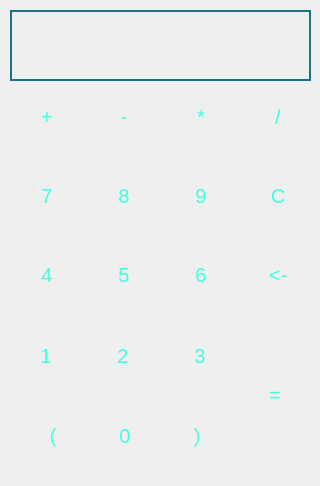
<?xml version="1.0" encoding="UTF-8"?>
<ui version="4.0">
 <class>Widget</class>
 <widget class="QWidget" name="Widget">
  <property name="geometry">
   <rect>
    <x>0</x>
    <y>0</y>
    <width>320</width>
    <height>486</height>
   </rect>
  </property>
  <property name="minimumSize">
   <size>
    <width>320</width>
    <height>486</height>
   </size>
  </property>
  <property name="maximumSize">
   <size>
    <width>320</width>
    <height>486</height>
   </size>
  </property>
  <property name="windowTitle">
   <string>Widget</string>
  </property>
  <property name="styleSheet">
   <string notr="true">#Widget{
border-image: url(:/06.jpg);
}


</string>
  </property>
  <widget class="QPushButton" name="denghao">
   <property name="geometry">
    <rect>
     <x>240</x>
     <y>320</y>
     <width>70</width>
     <height>150</height>
    </rect>
   </property>
   <property name="minimumSize">
    <size>
     <width>70</width>
     <height>150</height>
    </size>
   </property>
   <property name="maximumSize">
    <size>
     <width>70</width>
     <height>150</height>
    </size>
   </property>
   <property name="font">
    <font>
     <pointsize>15</pointsize>
    </font>
   </property>
   <property name="styleSheet">
    <string notr="true">color: rgb(62, 255, 226);</string>
   </property>
   <property name="text">
    <string>=</string>
   </property>
   <property name="autoDefault">
    <bool>false</bool>
   </property>
   <property name="default">
    <bool>false</bool>
   </property>
   <property name="flat">
    <bool>true</bool>
   </property>
  </widget>
  <widget class="QLineEdit" name="shuru">
   <property name="geometry">
    <rect>
     <x>10</x>
     <y>10</y>
     <width>301</width>
     <height>71</height>
    </rect>
   </property>
   <property name="minimumSize">
    <size>
     <width>300</width>
     <height>60</height>
    </size>
   </property>
   <property name="sizeIncrement">
    <size>
     <width>300</width>
     <height>60</height>
    </size>
   </property>
   <property name="font">
    <font>
     <pointsize>21</pointsize>
    </font>
   </property>
   <property name="styleSheet">
    <string notr="true">color: rgb(62, 255, 226);
background-color:rgba(0,0,0,0);
border: 2px solid #177588;
</string>
   </property>
   <property name="text">
    <string/>
   </property>
   <property name="clearButtonEnabled">
    <bool>false</bool>
   </property>
  </widget>
  <widget class="QWidget" name="layoutWidget">
   <property name="geometry">
    <rect>
     <x>11</x>
     <y>239</y>
     <width>303</width>
     <height>72</height>
    </rect>
   </property>
   <layout class="QHBoxLayout" name="horizontalLayout_3">
    <item>
     <widget class="QPushButton" name="si">
      <property name="minimumSize">
       <size>
        <width>70</width>
        <height>70</height>
       </size>
      </property>
      <property name="maximumSize">
       <size>
        <width>70</width>
        <height>70</height>
       </size>
      </property>
      <property name="font">
       <font>
        <pointsize>15</pointsize>
       </font>
      </property>
      <property name="styleSheet">
       <string notr="true">color: rgb(62, 255, 226);</string>
      </property>
      <property name="text">
       <string>4</string>
      </property>
      <property name="flat">
       <bool>true</bool>
      </property>
     </widget>
    </item>
    <item>
     <widget class="QPushButton" name="wu">
      <property name="minimumSize">
       <size>
        <width>70</width>
        <height>70</height>
       </size>
      </property>
      <property name="maximumSize">
       <size>
        <width>70</width>
        <height>70</height>
       </size>
      </property>
      <property name="font">
       <font>
        <pointsize>15</pointsize>
       </font>
      </property>
      <property name="styleSheet">
       <string notr="true">color: rgb(62, 255, 226);</string>
      </property>
      <property name="text">
       <string>5</string>
      </property>
      <property name="flat">
       <bool>true</bool>
      </property>
     </widget>
    </item>
    <item>
     <widget class="QPushButton" name="liu">
      <property name="minimumSize">
       <size>
        <width>70</width>
        <height>70</height>
       </size>
      </property>
      <property name="maximumSize">
       <size>
        <width>70</width>
        <height>70</height>
       </size>
      </property>
      <property name="font">
       <font>
        <pointsize>15</pointsize>
       </font>
      </property>
      <property name="styleSheet">
       <string notr="true">color: rgb(62, 255, 226);</string>
      </property>
      <property name="text">
       <string>6</string>
      </property>
      <property name="flat">
       <bool>true</bool>
      </property>
     </widget>
    </item>
    <item>
     <widget class="QPushButton" name="shanchu">
      <property name="minimumSize">
       <size>
        <width>70</width>
        <height>70</height>
       </size>
      </property>
      <property name="maximumSize">
       <size>
        <width>70</width>
        <height>70</height>
       </size>
      </property>
      <property name="font">
       <font>
        <pointsize>15</pointsize>
       </font>
      </property>
      <property name="styleSheet">
       <string notr="true">color: rgb(62, 255, 226);</string>
      </property>
      <property name="text">
       <string>&lt;-</string>
      </property>
      <property name="flat">
       <bool>true</bool>
      </property>
     </widget>
    </item>
   </layout>
  </widget>
  <widget class="QWidget" name="layoutWidget">
   <property name="geometry">
    <rect>
     <x>10</x>
     <y>400</y>
     <width>231</width>
     <height>72</height>
    </rect>
   </property>
   <layout class="QHBoxLayout" name="horizontalLayout_5">
    <item>
     <widget class="QPushButton" name="zuokuohao">
      <property name="minimumSize">
       <size>
        <width>70</width>
        <height>70</height>
       </size>
      </property>
      <property name="maximumSize">
       <size>
        <width>70</width>
        <height>70</height>
       </size>
      </property>
      <property name="font">
       <font>
        <pointsize>15</pointsize>
       </font>
      </property>
      <property name="styleSheet">
       <string notr="true">color: rgb(62, 255, 226);</string>
      </property>
      <property name="text">
       <string>（</string>
      </property>
      <property name="flat">
       <bool>true</bool>
      </property>
     </widget>
    </item>
    <item>
     <widget class="QPushButton" name="ling">
      <property name="minimumSize">
       <size>
        <width>70</width>
        <height>70</height>
       </size>
      </property>
      <property name="maximumSize">
       <size>
        <width>70</width>
        <height>70</height>
       </size>
      </property>
      <property name="font">
       <font>
        <pointsize>15</pointsize>
       </font>
      </property>
      <property name="styleSheet">
       <string notr="true">color: rgb(62, 255, 226);</string>
      </property>
      <property name="text">
       <string>0</string>
      </property>
      <property name="flat">
       <bool>true</bool>
      </property>
     </widget>
    </item>
    <item>
     <widget class="QPushButton" name="youkuohao">
      <property name="minimumSize">
       <size>
        <width>70</width>
        <height>70</height>
       </size>
      </property>
      <property name="maximumSize">
       <size>
        <width>70</width>
        <height>70</height>
       </size>
      </property>
      <property name="font">
       <font>
        <pointsize>15</pointsize>
       </font>
      </property>
      <property name="styleSheet">
       <string notr="true">color: rgb(62, 255, 226);</string>
      </property>
      <property name="text">
       <string>）</string>
      </property>
      <property name="flat">
       <bool>true</bool>
      </property>
     </widget>
    </item>
   </layout>
  </widget>
  <widget class="QWidget" name="layoutWidget">
   <property name="geometry">
    <rect>
     <x>11</x>
     <y>81</y>
     <width>303</width>
     <height>72</height>
    </rect>
   </property>
   <layout class="QHBoxLayout" name="horizontalLayout">
    <item>
     <widget class="QPushButton" name="jia">
      <property name="minimumSize">
       <size>
        <width>70</width>
        <height>70</height>
       </size>
      </property>
      <property name="maximumSize">
       <size>
        <width>70</width>
        <height>70</height>
       </size>
      </property>
      <property name="font">
       <font>
        <pointsize>15</pointsize>
       </font>
      </property>
      <property name="styleSheet">
       <string notr="true">color: rgb(62, 255, 226);</string>
      </property>
      <property name="text">
       <string>+</string>
      </property>
      <property name="flat">
       <bool>true</bool>
      </property>
     </widget>
    </item>
    <item>
     <widget class="QPushButton" name="jian">
      <property name="minimumSize">
       <size>
        <width>70</width>
        <height>70</height>
       </size>
      </property>
      <property name="maximumSize">
       <size>
        <width>70</width>
        <height>70</height>
       </size>
      </property>
      <property name="font">
       <font>
        <pointsize>15</pointsize>
       </font>
      </property>
      <property name="styleSheet">
       <string notr="true">color: rgb(62, 255, 226);</string>
      </property>
      <property name="text">
       <string>-</string>
      </property>
      <property name="flat">
       <bool>true</bool>
      </property>
     </widget>
    </item>
    <item>
     <widget class="QPushButton" name="cheng">
      <property name="minimumSize">
       <size>
        <width>70</width>
        <height>70</height>
       </size>
      </property>
      <property name="maximumSize">
       <size>
        <width>70</width>
        <height>70</height>
       </size>
      </property>
      <property name="font">
       <font>
        <pointsize>15</pointsize>
       </font>
      </property>
      <property name="styleSheet">
       <string notr="true">color: rgb(62, 255, 226);</string>
      </property>
      <property name="text">
       <string>*</string>
      </property>
      <property name="flat">
       <bool>true</bool>
      </property>
     </widget>
    </item>
    <item>
     <widget class="QPushButton" name="chu">
      <property name="minimumSize">
       <size>
        <width>70</width>
        <height>70</height>
       </size>
      </property>
      <property name="maximumSize">
       <size>
        <width>70</width>
        <height>70</height>
       </size>
      </property>
      <property name="font">
       <font>
        <pointsize>15</pointsize>
       </font>
      </property>
      <property name="styleSheet">
       <string notr="true">color: rgb(62, 255, 226);</string>
      </property>
      <property name="text">
       <string>/</string>
      </property>
      <property name="flat">
       <bool>true</bool>
      </property>
     </widget>
    </item>
   </layout>
  </widget>
  <widget class="QWidget" name="layoutWidget">
   <property name="geometry">
    <rect>
     <x>11</x>
     <y>160</y>
     <width>303</width>
     <height>72</height>
    </rect>
   </property>
   <property name="styleSheet">
    <string notr="true">color: rgb(62, 255, 226);</string>
   </property>
   <layout class="QHBoxLayout" name="horizontalLayout_2">
    <item>
     <widget class="QPushButton" name="qi">
      <property name="minimumSize">
       <size>
        <width>70</width>
        <height>70</height>
       </size>
      </property>
      <property name="maximumSize">
       <size>
        <width>70</width>
        <height>70</height>
       </size>
      </property>
      <property name="font">
       <font>
        <pointsize>15</pointsize>
       </font>
      </property>
      <property name="styleSheet">
       <string notr="true">color: rgb(62, 255, 226);</string>
      </property>
      <property name="text">
       <string>7</string>
      </property>
      <property name="flat">
       <bool>true</bool>
      </property>
     </widget>
    </item>
    <item>
     <widget class="QPushButton" name="ba">
      <property name="minimumSize">
       <size>
        <width>70</width>
        <height>70</height>
       </size>
      </property>
      <property name="maximumSize">
       <size>
        <width>70</width>
        <height>70</height>
       </size>
      </property>
      <property name="font">
       <font>
        <pointsize>15</pointsize>
       </font>
      </property>
      <property name="styleSheet">
       <string notr="true">color: rgb(62, 255, 226);</string>
      </property>
      <property name="text">
       <string>8</string>
      </property>
      <property name="flat">
       <bool>true</bool>
      </property>
     </widget>
    </item>
    <item>
     <widget class="QPushButton" name="jiu">
      <property name="minimumSize">
       <size>
        <width>70</width>
        <height>70</height>
       </size>
      </property>
      <property name="maximumSize">
       <size>
        <width>70</width>
        <height>70</height>
       </size>
      </property>
      <property name="font">
       <font>
        <pointsize>15</pointsize>
       </font>
      </property>
      <property name="styleSheet">
       <string notr="true">color: rgb(62, 255, 226);</string>
      </property>
      <property name="text">
       <string>9</string>
      </property>
      <property name="flat">
       <bool>true</bool>
      </property>
     </widget>
    </item>
    <item>
     <widget class="QPushButton" name="clear">
      <property name="minimumSize">
       <size>
        <width>70</width>
        <height>70</height>
       </size>
      </property>
      <property name="maximumSize">
       <size>
        <width>70</width>
        <height>70</height>
       </size>
      </property>
      <property name="font">
       <font>
        <pointsize>15</pointsize>
       </font>
      </property>
      <property name="styleSheet">
       <string notr="true">color: rgb(62, 255, 226);</string>
      </property>
      <property name="text">
       <string>C</string>
      </property>
      <property name="flat">
       <bool>true</bool>
      </property>
     </widget>
    </item>
   </layout>
  </widget>
  <widget class="QWidget" name="layoutWidget">
   <property name="geometry">
    <rect>
     <x>10</x>
     <y>320</y>
     <width>226</width>
     <height>72</height>
    </rect>
   </property>
   <layout class="QHBoxLayout" name="horizontalLayout_4">
    <item>
     <widget class="QPushButton" name="yi">
      <property name="minimumSize">
       <size>
        <width>70</width>
        <height>70</height>
       </size>
      </property>
      <property name="maximumSize">
       <size>
        <width>70</width>
        <height>70</height>
       </size>
      </property>
      <property name="font">
       <font>
        <pointsize>15</pointsize>
       </font>
      </property>
      <property name="styleSheet">
       <string notr="true">color: rgb(62, 255, 226);</string>
      </property>
      <property name="text">
       <string>1</string>
      </property>
      <property name="flat">
       <bool>true</bool>
      </property>
     </widget>
    </item>
    <item>
     <widget class="QPushButton" name="er">
      <property name="minimumSize">
       <size>
        <width>70</width>
        <height>70</height>
       </size>
      </property>
      <property name="maximumSize">
       <size>
        <width>70</width>
        <height>70</height>
       </size>
      </property>
      <property name="font">
       <font>
        <pointsize>15</pointsize>
       </font>
      </property>
      <property name="styleSheet">
       <string notr="true">color: rgb(62, 255, 226);</string>
      </property>
      <property name="text">
       <string>2</string>
      </property>
      <property name="flat">
       <bool>true</bool>
      </property>
     </widget>
    </item>
    <item>
     <widget class="QPushButton" name="san">
      <property name="minimumSize">
       <size>
        <width>70</width>
        <height>70</height>
       </size>
      </property>
      <property name="maximumSize">
       <size>
        <width>70</width>
        <height>70</height>
       </size>
      </property>
      <property name="font">
       <font>
        <pointsize>15</pointsize>
       </font>
      </property>
      <property name="styleSheet">
       <string notr="true">color: rgb(62, 255, 226);</string>
      </property>
      <property name="text">
       <string>3</string>
      </property>
      <property name="flat">
       <bool>true</bool>
      </property>
     </widget>
    </item>
   </layout>
  </widget>
 </widget>
 <resources/>
 <connections/>
</ui>
